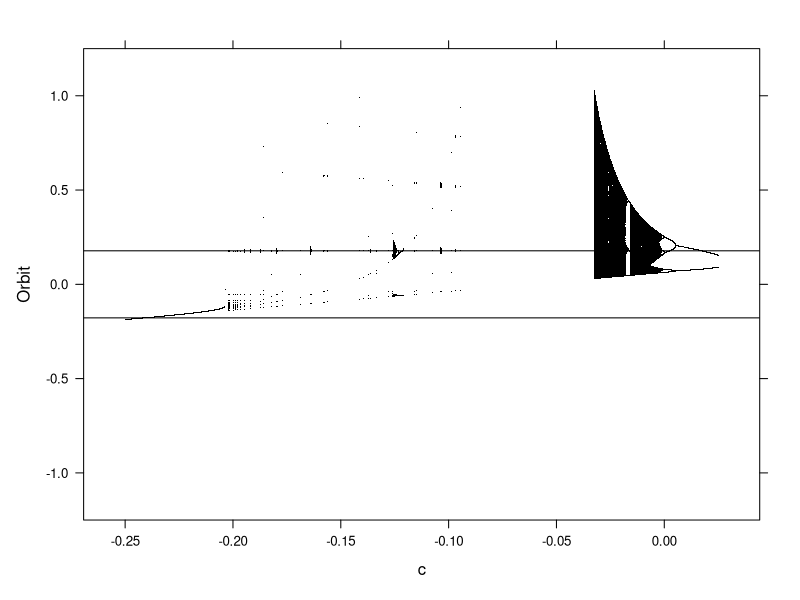

This chart was generated by the following R code:
library(parallel)
library(lattice)
logistic.map <- function(c, x, N, M){
    ## c: bifurcation parameter
    ## x: initial value
    ## N: number of iteration
    ## M: number of iteration points to be returned
    z <- 1:N
    z[1] <- x
    for(i in c(1:(N-1))){
        z[i+1] <- z[i]^2 + c + .001/z[i]^2
    }
    ## Return the last M iterations 
    z[c((N-M):N)]
}

## Set scanning range for bifurcation parameter r
my.c <- seq(-0.25, .025, length= 20000)
system.time(Orbit <- sapply(my.c, logistic.map,  x=.001^(1/4)
                            , N=500, M=100))


Orbit <- as.vector(Orbit)
c <- sort(rep(my.c, 101))

crit = .001^(.25)

png(filename="./pertzoom1.png",  width=1000, height=1000)
xyplot(Orbit ~ c, col = "black", pch = ".", cex = 1, ylim = c(-1.25,1.25), panel=function(...) {
    panel.abline(h=c(crit, - crit))
    panel.xyplot(...)
}#, scales=list(
#     x=list(
#         at=seq(-2, .25, by=0.1)
#))
)
dev.off()


